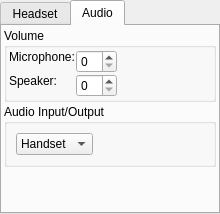
<ui version="4.0" >
 <class>MyHeadset</class>
 <widget class="QWidget" name="MyHeadset" >
  <property name="geometry" >
   <rect>
    <x>0</x>
    <y>0</y>
    <width>220</width>
    <height>214</height>
   </rect>
  </property>
  <property name="windowTitle" >
   <string>Device Info</string>
  </property>
  <layout class="QGridLayout" >
   <property name="margin" >
    <number>0</number>
   </property>
   <property name="spacing" >
    <number>0</number>
   </property>
   <item row="0" column="0" >
    <widget class="QTabWidget" name="headsetTabWidget" >
     <property name="sizePolicy" >
      <sizepolicy>
       <hsizetype>3</hsizetype>
       <vsizetype>3</vsizetype>
       <horstretch>0</horstretch>
       <verstretch>0</verstretch>
      </sizepolicy>
     </property>
     <property name="currentIndex" >
      <number>1</number>
     </property>
     <widget class="QWidget" name="headsetSheet" >
      <attribute name="title" >
       <string>Headset</string>
      </attribute>
      <layout class="QVBoxLayout" >
       <property name="margin" >
        <number>2</number>
       </property>
       <property name="spacing" >
        <number>2</number>
       </property>
       <item>
        <layout class="QHBoxLayout" >
         <property name="margin" >
          <number>0</number>
         </property>
         <property name="spacing" >
          <number>6</number>
         </property>
         <item>
          <widget class="QLabel" name="profileLabel" >
           <property name="text" >
            <string>Headset:</string>
           </property>
          </widget>
         </item>
         <item>
          <widget class="QLineEdit" name="headsetInfo" >
           <property name="sizePolicy" >
            <sizepolicy>
             <hsizetype>7</hsizetype>
             <vsizetype>0</vsizetype>
             <horstretch>0</horstretch>
             <verstretch>0</verstretch>
            </sizepolicy>
           </property>
           <property name="focusPolicy" >
            <enum>Qt::NoFocus</enum>
           </property>
           <property name="text" >
            <string>00:00:00:00:00:00</string>
           </property>
           <property name="maxLength" >
            <number>17</number>
           </property>
           <property name="cursorPosition" >
            <number>17</number>
           </property>
           <property name="readOnly" >
            <bool>true</bool>
           </property>
          </widget>
         </item>
        </layout>
       </item>
       <item>
        <layout class="QHBoxLayout" >
         <property name="margin" >
          <number>0</number>
         </property>
         <property name="spacing" >
          <number>6</number>
         </property>
         <item>
          <widget class="QPushButton" name="connectButton" >
           <property name="text" >
            <string>Connect</string>
           </property>
          </widget>
         </item>
         <item>
          <spacer>
           <property name="orientation" >
            <enum>Qt::Horizontal</enum>
           </property>
           <property name="sizeHint" >
            <size>
             <width>10</width>
             <height>20</height>
            </size>
           </property>
          </spacer>
         </item>
        </layout>
       </item>
       <item>
        <spacer>
         <property name="orientation" >
          <enum>Qt::Vertical</enum>
         </property>
         <property name="sizeType" >
          <enum>QSizePolicy::MinimumExpanding</enum>
         </property>
         <property name="sizeHint" >
          <size>
           <width>20</width>
           <height>20</height>
          </size>
         </property>
        </spacer>
       </item>
      </layout>
     </widget>
     <widget class="QWidget" name="volumeSheet" >
      <attribute name="title" >
       <string>Audio</string>
      </attribute>
      <layout class="QVBoxLayout" >
       <property name="margin" >
        <number>2</number>
       </property>
       <property name="spacing" >
        <number>2</number>
       </property>
       <item>
        <widget class="QGroupBox" name="groupBox" >
         <property name="title" >
          <string>Volume</string>
         </property>
         <layout class="QGridLayout" >
          <property name="margin" >
           <number>2</number>
          </property>
          <property name="spacing" >
           <number>1</number>
          </property>
          <item row="2" column="1" >
           <widget class="QSpinBox" name="spkrVol" >
            <property name="maximum" >
             <number>15</number>
            </property>
           </widget>
          </item>
          <item rowspan="2" row="0" column="1" >
           <widget class="QSpinBox" name="micVol" >
            <property name="maximum" >
             <number>15</number>
            </property>
           </widget>
          </item>
          <item rowspan="3" row="0" column="2" >
           <spacer>
            <property name="orientation" >
             <enum>Qt::Horizontal</enum>
            </property>
            <property name="sizeHint" >
             <size>
              <width>0</width>
              <height>20</height>
             </size>
            </property>
           </spacer>
          </item>
          <item row="0" column="0" >
           <widget class="QLabel" name="label_2" >
            <property name="text" >
             <string>Microphone:</string>
            </property>
           </widget>
          </item>
          <item rowspan="2" row="1" column="0" >
           <widget class="QLabel" name="label_3" >
            <property name="text" >
             <string>Speaker:</string>
            </property>
           </widget>
          </item>
         </layout>
        </widget>
       </item>
       <item>
        <widget class="QGroupBox" name="groupBox_2" >
         <property name="title" >
          <string>Audio Input/Output</string>
         </property>
         <layout class="QHBoxLayout" >
          <property name="margin" >
           <number>9</number>
          </property>
          <property name="spacing" >
           <number>6</number>
          </property>
          <item>
           <widget class="QComboBox" name="audioIO" >
            <item>
             <property name="text" >
              <string>Handset</string>
             </property>
            </item>
            <item>
             <property name="text" >
              <string>Headset</string>
             </property>
            </item>
           </widget>
          </item>
          <item>
           <spacer>
            <property name="orientation" >
             <enum>Qt::Horizontal</enum>
            </property>
            <property name="sizeType" >
             <enum>QSizePolicy::MinimumExpanding</enum>
            </property>
            <property name="sizeHint" >
             <size>
              <width>0</width>
              <height>20</height>
             </size>
            </property>
           </spacer>
          </item>
         </layout>
        </widget>
       </item>
       <item>
        <spacer>
         <property name="orientation" >
          <enum>Qt::Vertical</enum>
         </property>
         <property name="sizeType" >
          <enum>QSizePolicy::MinimumExpanding</enum>
         </property>
         <property name="sizeHint" >
          <size>
           <width>10</width>
           <height>10</height>
          </size>
         </property>
        </spacer>
       </item>
      </layout>
     </widget>
    </widget>
   </item>
  </layout>
 </widget>
 <resources/>
 <connections/>
</ui>
